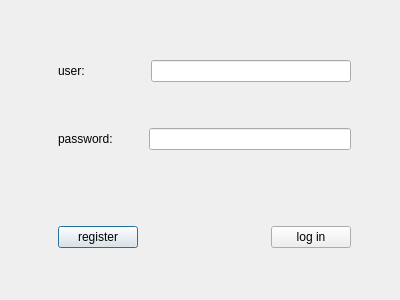
<?xml version="1.0" encoding="UTF-8"?>
<ui version="4.0">
 <class>LoginDialog</class>
 <widget class="QDialog" name="LoginDialog">
  <property name="geometry">
   <rect>
    <x>0</x>
    <y>0</y>
    <width>400</width>
    <height>300</height>
   </rect>
  </property>
  <property name="windowTitle">
   <string>Dialog</string>
  </property>
  <widget class="QWidget" name="">
   <property name="geometry">
    <rect>
     <x>58</x>
     <y>60</y>
     <width>293</width>
     <height>188</height>
    </rect>
   </property>
   <layout class="QVBoxLayout" name="verticalLayout_2">
    <item>
     <layout class="QVBoxLayout" name="verticalLayout">
      <item>
       <layout class="QHBoxLayout" name="horizontalLayout">
        <item>
         <widget class="QLabel" name="label">
          <property name="text">
           <string>user:</string>
          </property>
         </widget>
        </item>
        <item>
         <spacer name="horizontalSpacer">
          <property name="orientation">
           <enum>Qt::Horizontal</enum>
          </property>
          <property name="sizeType">
           <enum>QSizePolicy::Fixed</enum>
          </property>
          <property name="sizeHint" stdset="0">
           <size>
            <width>60</width>
            <height>20</height>
           </size>
          </property>
         </spacer>
        </item>
        <item>
         <widget class="QLineEdit" name="lineEdit">
          <property name="autoFillBackground">
           <bool>false</bool>
          </property>
          <property name="text">
           <string/>
          </property>
         </widget>
        </item>
       </layout>
      </item>
      <item>
       <spacer name="verticalSpacer">
        <property name="orientation">
         <enum>Qt::Vertical</enum>
        </property>
        <property name="sizeHint" stdset="0">
         <size>
          <width>20</width>
          <height>40</height>
         </size>
        </property>
       </spacer>
      </item>
      <item>
       <layout class="QHBoxLayout" name="horizontalLayout_2">
        <item>
         <widget class="QLabel" name="label_2">
          <property name="text">
           <string>password:</string>
          </property>
         </widget>
        </item>
        <item>
         <spacer name="horizontalSpacer_2">
          <property name="orientation">
           <enum>Qt::Horizontal</enum>
          </property>
          <property name="sizeType">
           <enum>QSizePolicy::Fixed</enum>
          </property>
          <property name="sizeHint" stdset="0">
           <size>
            <width>30</width>
            <height>20</height>
           </size>
          </property>
         </spacer>
        </item>
        <item>
         <widget class="QLineEdit" name="lineEdit_2">
          <property name="echoMode">
           <enum>QLineEdit::Password</enum>
          </property>
         </widget>
        </item>
       </layout>
      </item>
     </layout>
    </item>
    <item>
     <spacer name="verticalSpacer_2">
      <property name="orientation">
       <enum>Qt::Vertical</enum>
      </property>
      <property name="sizeHint" stdset="0">
       <size>
        <width>20</width>
        <height>40</height>
       </size>
      </property>
     </spacer>
    </item>
    <item>
     <layout class="QHBoxLayout" name="horizontalLayout_3">
      <item>
       <widget class="QPushButton" name="pushButton">
        <property name="text">
         <string>register</string>
        </property>
       </widget>
      </item>
      <item>
       <spacer name="horizontalSpacer_3">
        <property name="orientation">
         <enum>Qt::Horizontal</enum>
        </property>
        <property name="sizeHint" stdset="0">
         <size>
          <width>40</width>
          <height>20</height>
         </size>
        </property>
       </spacer>
      </item>
      <item>
       <widget class="QPushButton" name="pushButton_2">
        <property name="text">
         <string>log in</string>
        </property>
       </widget>
      </item>
     </layout>
    </item>
   </layout>
  </widget>
 </widget>
 <resources/>
 <connections/>
</ui>
